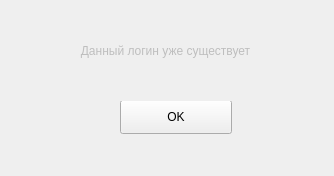
<?xml version="1.0" encoding="UTF-8"?>
<ui version="4.0">
 <class>Form</class>
 <widget class="QWidget" name="Form">
  <property name="geometry">
   <rect>
    <x>0</x>
    <y>0</y>
    <width>334</width>
    <height>176</height>
   </rect>
  </property>
  <property name="windowTitle">
   <string>Form</string>
  </property>
  <widget class="QPushButton" name="pushButton">
   <property name="geometry">
    <rect>
     <x>120</x>
     <y>100</y>
     <width>112</width>
     <height>34</height>
    </rect>
   </property>
   <property name="text">
    <string>OK</string>
   </property>
  </widget>
  <widget class="QTextEdit" name="textEdit">
   <property name="enabled">
    <bool>false</bool>
   </property>
   <property name="geometry">
    <rect>
     <x>30</x>
     <y>40</y>
     <width>271</width>
     <height>61</height>
    </rect>
   </property>
   <property name="frameShape">
    <enum>QFrame::NoFrame</enum>
   </property>
   <property name="html">
    <string>&lt;!DOCTYPE HTML PUBLIC &quot;-//W3C//DTD HTML 4.0//EN&quot; &quot;http://www.w3.org/TR/REC-html40/strict.dtd&quot;&gt;
&lt;html&gt;&lt;head&gt;&lt;meta name=&quot;qrichtext&quot; content=&quot;1&quot; /&gt;&lt;style type=&quot;text/css&quot;&gt;
p, li { white-space: pre-wrap; }
&lt;/style&gt;&lt;/head&gt;&lt;body style=&quot; font-family:'MS Shell Dlg 2'; font-size:8pt; font-weight:400; font-style:normal;&quot;&gt;
&lt;p align=&quot;center&quot; style=&quot; margin-top:0px; margin-bottom:0px; margin-left:0px; margin-right:0px; -qt-block-indent:0; text-indent:0px;&quot;&gt;&lt;span style=&quot; font-size:9pt;&quot;&gt;Данный логин уже существует&lt;/span&gt;&lt;/p&gt;&lt;/body&gt;&lt;/html&gt;</string>
   </property>
  </widget>
 </widget>
 <resources/>
 <connections/>
</ui>
